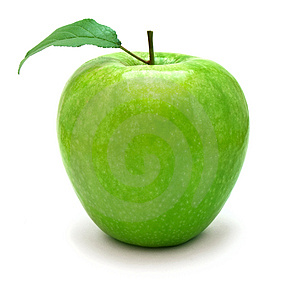
%> input picture Practica 9/apple.jpg, 300 x 283 px
$ octave Lab9_Joan_Lopez.m   (GNU Octave 9; MATLAB toolbox functions it lacks are replaced by stand-ins)
%> lines starting %> are read from the running program, lines starting %| are printed output that depends on the picture; in (x1, y1, x2, y2) boxes, pixels count from 0 and x2, y2 are one past the last pixel; in counts of white or black regions, pixels touching at a corner belong together; the program's own positions count from 1
clear all %#ok<CLALL>
close all
clc

disp("Lab 9: Image processing and feature extraction");

%% Descriptors

%% APPLE

I_original = imread('apple.jpg');
%> I_original is the input picture: size 283x300x3 uint8; mean R, G, B 201.5, 221.9, 174.5
I = im2gray(im2double(I_original));

figure('Name','Apple - Histogram');
subplot(1,2,1), imshow(I_original), title('Original');
subplot(1,2,2), imhist(I), title('Histogram');

% Hemos aprovechado que la imagen está en RGB para hacer diferentes pruebas
% basandonos en los tres canales de la imagen para ver si alguno de ellos
% es mejor respecto a los otros. En este caso el mejor es el canal azul

blueChannel = I_original(:,:,3); % blue channel

I = im2gray(im2double(blueChannel));

% Como la imagen tiene sombras hemos hecho este bucle para obtener el
% umbral en el cual desaparecen y solo nos quedamos con el objeto
figure('Name','apple - thresholds - blue');

for i = 1:25
    I_aux = imbinarize(I, i/25);
    subplot(5,5,i), imshow(I_aux), title(i/25);
end
%> this loop made 25 passes
%> pass 1, `I_aux = imbinarize(I, i/25);`:
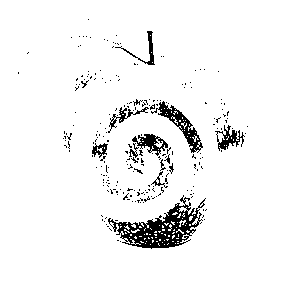
%> I_aux: size 283x300 logical; 94.7% white; 232 black regions (218 under 20 px), largest, box (x1, y1, x2, y2) and area: (108, 195, 206, 249) 1881, (151, 101, 203, 153) 626, (132, 134, 168, 156) 333
%> after the loop:
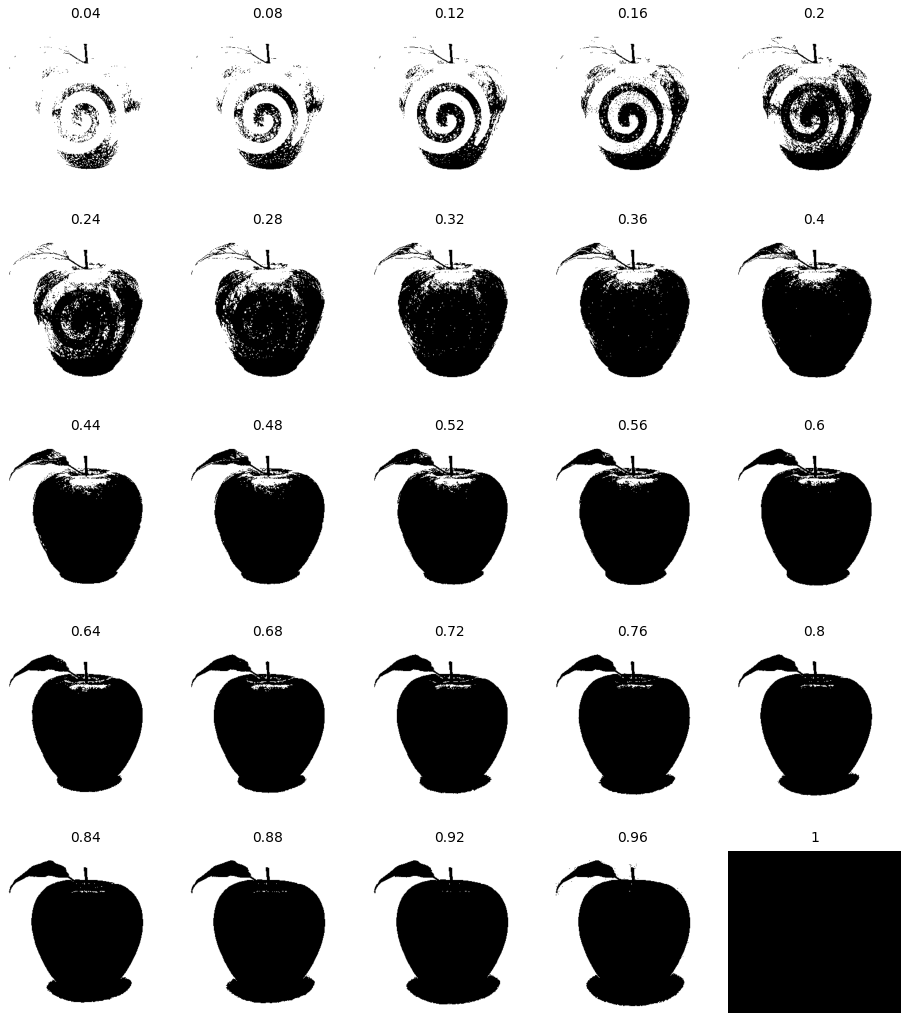
%> figure redrawn from the program's plot data, 25 panels

% Como vemos se eliminó en el 0.44

I = imbinarize(I, 0.44);
%> I: size 283x300 logical; 64.7% white; 29 black regions (28 under 20 px), largest, box (x1, y1, x2, y2) and area: (18, 19, 249, 253) 29913
I = imopen(I, strel('disk', 3));
%> I: size 283x300 logical; 63.2% white; 2 black regions (1 under 20 px), largest, box (x1, y1, x2, y2) and area: (18, 19, 249, 253) 31269
I = imcomplement(I);
I = imfill(I,'holes');
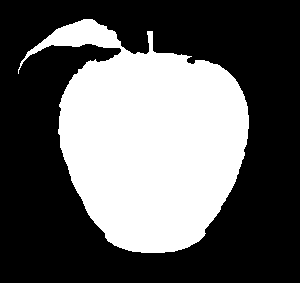
%> I: size 283x300 logical; 37.8% white; 1 white region, box (x1, y1, x2, y2) and area: (18, 19, 249, 253) 32092

figure('Name','apple - binary - blue');
subplot(1,2,1), imshow(I_original), title('Original');
subplot(1,2,2), imshow(I), title('Final');

% Hemos decidido no coger el centroide ya que no aporta informacion
% relavante de cara al siguiente apartado
apple = regionprops(I, 'Area', 'Orientation','Eccentricity','Solidity');
%> apple = 1 region; Area, Eccentricity, Orientation and Solidity: 32092 0.572 -65.29 0.849

%% BELL

I_original = imread('bell.jpg');
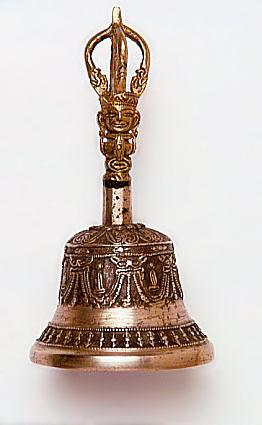
%> input picture Practica 9/bell.jpg, 262 x 425 px
%> I_original is the input picture: size 425x262x3 uint8; mean R, G, B 209, 198.5, 193.6
I = im2gray(im2double(I_original));
%> I: size 425x262 double


figure('Name','bell - Histogram - blue ');
subplot(1,2,1), imshow(I_original), title('Original');
subplot(1,2,2), imhist(I), title('Histogram');
%> after `title('Histogram')`:
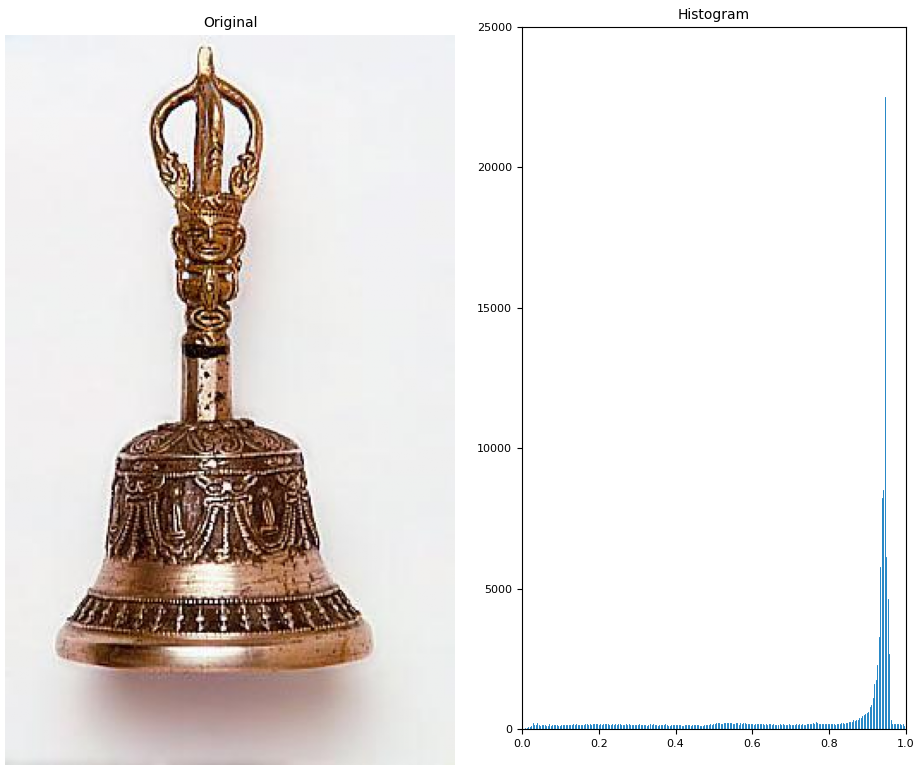
%> figure redrawn from the program's plot data, 2 panels

% Hemos aprovechado que la imagen está en RGB para hacer diferentes pruebas
% basandonos en los tres canales de la imagen para ver si alguno de ellos
% es mejor respecto a los otros. En este caso el mejor es el canal azul

blueChannel = I_original(:,:,3); % blue channel
%> blueChannel: size 425x262 uint8

I = im2gray(im2double(blueChannel));


% Como la imagen tiene sombras hemos hecho este bucle para obtener el
% umbral en el cual desaparecen y solo nos quedamos con el objeto
figure('Name','bell - thresholds - blue');

for i = 1:25
    I_aux = imbinarize(I, i/25);
    subplot(5,5,i), imshow(I_aux), title(i/25);
end
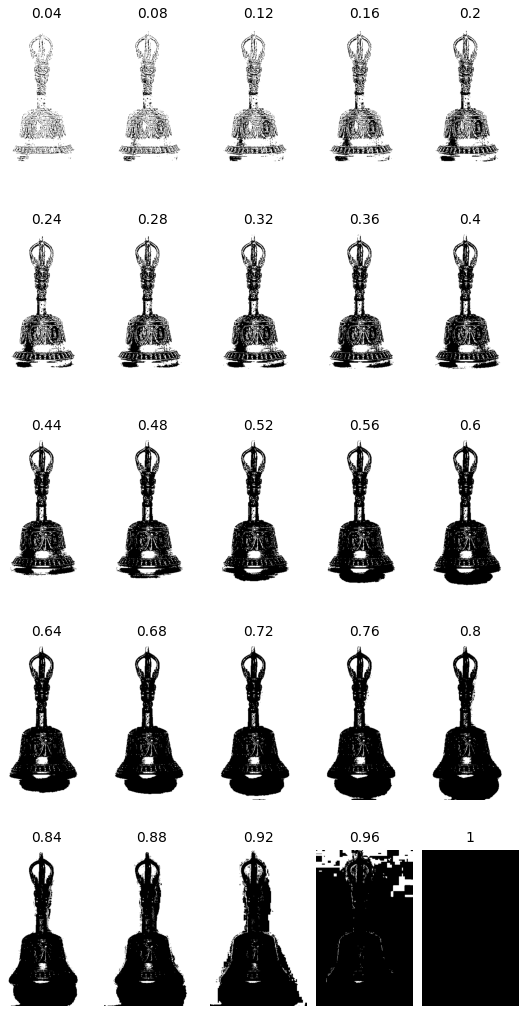
%> figure redrawn from the program's plot data, 25 panels

% Como se ve el mejor umbral es 0.44

I = imbinarize(I, 0.44);
%> I: size 425x262 logical; 82.1% white; 49 black regions (47 under 20 px), largest, box (x1, y1, x2, y2) and area: (36, 11, 209, 375) 19785, (117, 371, 130, 373) 21
I = imopen(I, strel('disk', 7));
%> I: size 425x262 logical; 76.8% white; 1 black region, box (x1, y1, x2, y2) and area: (33, 7, 212, 379) 25881
I = imcomplement(I);
I = imfill(I,'holes');
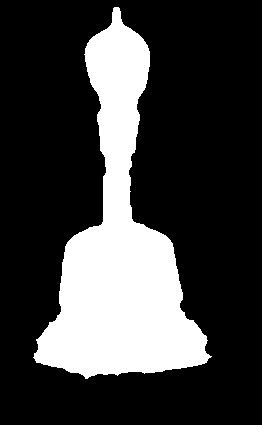
%> I: size 425x262 logical; 24.4% white; 1 white region, box (x1, y1, x2, y2) and area: (33, 7, 212, 379) 27146

figure('Name','bell - binary - blue');
subplot(1,2,1), imshow(I_original), title('Original');
subplot(1,2,2), imshow(I), title('Final');

% Hemos decidido no coger el centroide ya que no aporta informacion
% relavante de cara al siguiente apartado
bell = regionprops(I, 'Area', 'Orientation','Eccentricity','Solidity');
%> bell = 1 region; Area, Eccentricity, Orientation and Solidity: 27146 0.944 -89.15 0.651

%% SHOE

%> (the run ends here)
